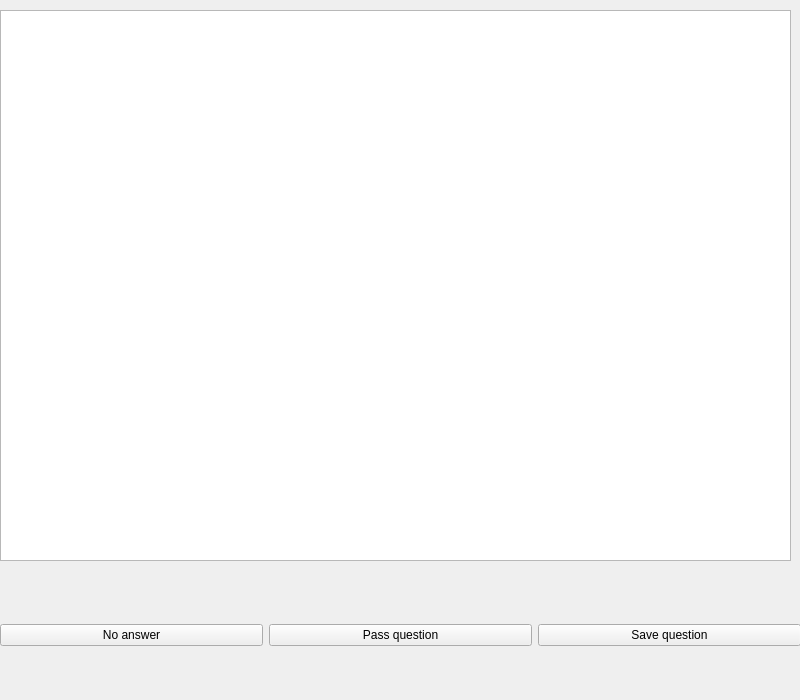
<?xml version="1.0" encoding="UTF-8"?>
<ui version="4.0">
 <class>Form</class>
 <widget class="QWidget" name="Form">
  <property name="geometry">
   <rect>
    <x>0</x>
    <y>0</y>
    <width>800</width>
    <height>700</height>
   </rect>
  </property>
  <property name="minimumSize">
   <size>
    <width>800</width>
    <height>700</height>
   </size>
  </property>
  <property name="maximumSize">
   <size>
    <width>800</width>
    <height>700</height>
   </size>
  </property>
  <property name="windowTitle">
   <string>Form</string>
  </property>
  <widget class="QWidget" name="horizontalLayoutWidget">
   <property name="geometry">
    <rect>
     <x>0</x>
     <y>570</y>
     <width>801</width>
     <height>131</height>
    </rect>
   </property>
   <layout class="QHBoxLayout" name="horizontalLayout">
    <item>
     <layout class="QHBoxLayout" name="horizontalLayout_2">
      <item>
       <widget class="QPushButton" name="No_answer">
        <property name="text">
         <string>No answer</string>
        </property>
       </widget>
      </item>
      <item>
       <widget class="QPushButton" name="Pass_question">
        <property name="text">
         <string>Pass question</string>
        </property>
       </widget>
      </item>
      <item>
       <widget class="QPushButton" name="Save_question">
        <property name="text">
         <string>Save question</string>
        </property>
       </widget>
      </item>
     </layout>
    </item>
   </layout>
  </widget>
  <widget class="QTextEdit" name="Question_field">
   <property name="geometry">
    <rect>
     <x>0</x>
     <y>10</y>
     <width>791</width>
     <height>551</height>
    </rect>
   </property>
  </widget>
 </widget>
 <resources/>
 <connections/>
</ui>
